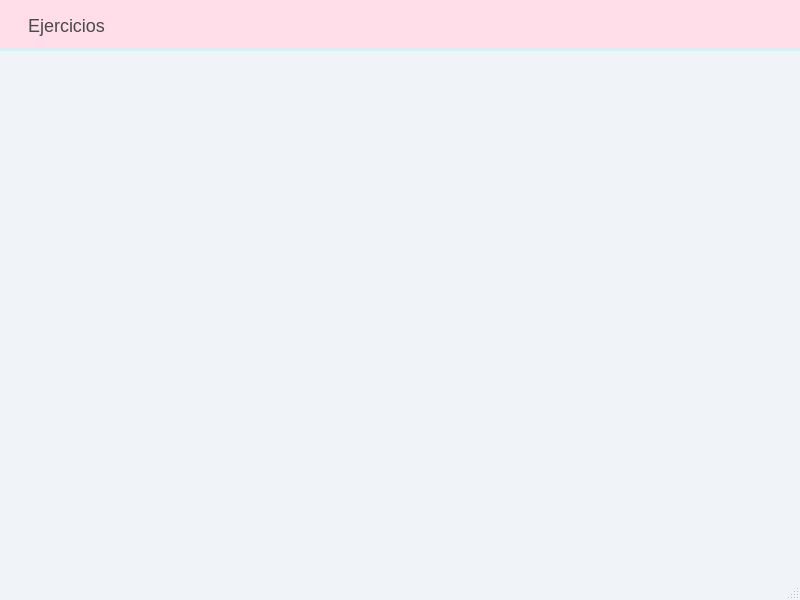
<?xml version="1.0" encoding="UTF-8"?>
<ui version="4.0">
 <class>MainWindow</class>
 <widget class="QMainWindow" name="MainWindow">
  <property name="geometry">
   <rect>
    <x>0</x>
    <y>0</y>
    <width>800</width>
    <height>600</height>
   </rect>
  </property>
  <property name="windowTitle">
   <string>App Ejercicios</string>
  </property>
  <property name="styleSheet">
   <string notr="true">/* Configuración General */
QMainWindow {
    background-color: #F0F4F8; /* Gris muy claro azulado */
}

QWidget {
    font-family: &quot;Segoe UI&quot;, &quot;Arial&quot;;
    font-size: 18px; /* Fuente grande */
    color: #4A4A4A;
}

/* Barra de Menú */
QMenuBar {
    background-color: #FFDEE9; /* Rosa pastel */
    border-bottom: 2px solid #B5FFFC; /* Línea turquesa */
    padding: 5px;
}

QMenuBar::item {
    background: transparent;
    padding: 8px 15px;
    margin: 2px;
    border-radius: 5px;
}

QMenuBar::item:selected {
    background-color: #B5FFFC; /* Turquesa pastel al seleccionar */
    color: #2D5F5D;
}

/* Menús Desplegables */
QMenu {
    background-color: #FFFFFF;
    border: 1px solid #FFDEE9;
    padding: 10px;
}

QMenu::item {
    padding: 8px 30px 8px 20px;
    border-radius: 4px;
    margin: 3px;
}

QMenu::item:selected {
    background-color: #E2EBFF; /* Azul pastel suave */
    color: #4A90E2;
}

/* Separadores dentro del menú */
QMenu::separator {
    height: 2px;
    background: #F0F0F0;
    margin: 5px 10px;
}

/* Acciones (QAction se hereda de QMenu::item) */
/* Nota: Las acciones no se estilizan directamente por clase, 
sino a través de su contenedor QMenu */</string>
  </property>
  <widget class="QWidget" name="centralwidget"/>
  <widget class="QMenuBar" name="menubar">
   <property name="geometry">
    <rect>
     <x>0</x>
     <y>0</y>
     <width>800</width>
     <height>56</height>
    </rect>
   </property>
   <widget class="QMenu" name="menuEjercicios">
    <property name="title">
     <string>Ejercicios</string>
    </property>
    <addaction name="actionCalculadora"/>
    <addaction name="actionGalitros"/>
    <addaction name="actionMillasKm"/>
    <addaction name="actionTemp"/>
    <addaction name="separator"/>
    <addaction name="actionSalir"/>
   </widget>
   <addaction name="menuEjercicios"/>
  </widget>
  <widget class="QStatusBar" name="statusbar"/>
  <action name="actionCalculadora">
   <property name="text">
    <string>Calculadora</string>
   </property>
  </action>
  <action name="actionSalir">
   <property name="text">
    <string>Salir</string>
   </property>
  </action>
  <action name="actionGalitros">
   <property name="text">
    <string>Galitros</string>
   </property>
  </action>
  <action name="actionMillasKm">
   <property name="text">
    <string>MillasKm </string>
   </property>
  </action>
  <action name="actionTemp">
   <property name="text">
    <string>Temp</string>
   </property>
  </action>
 </widget>
 <resources/>
 <connections/>
</ui>
